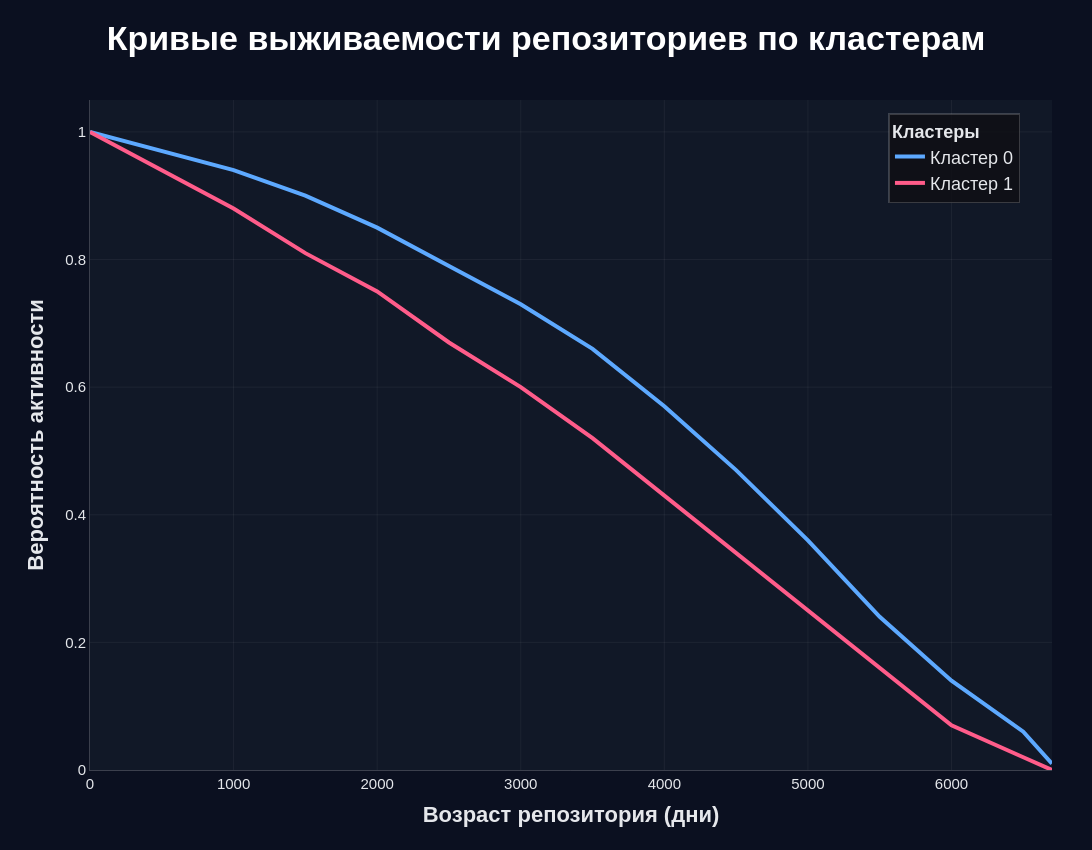

Notebook code for this chart:
### Code cell
import pandas as pd
import plotly.graph_objects as go

# =========================================
# ЧТЕНИЕ CSV
# =========================================

df = pd.read_csv("reconstructed_survival_curves.csv")

# =========================================
# ЦВЕТА
# =========================================

blue = "#5DA9FF"
red = "#FF5C8A"

# =========================================
# FIGURE
# =========================================

fig = go.Figure()

# =========================================
# КРИВАЯ КЛАСТЕРА 0
# =========================================

fig.add_trace(
    go.Scatter(
        x=df["days"],
        y=df["cluster_0_survival"],

        mode="lines",

        name="Кластер 0",

        line=dict(
            color=blue,
            width=4
        ),

        hovertemplate=
        "<b>Кластер 0</b><br>" +
        "Дни: %{x}<br>" +
        "Вероятность: %{y:.3f}<extra></extra>"
    )
)

# =========================================
# КРИВАЯ КЛАСТЕРА 1
# =========================================

fig.add_trace(
    go.Scatter(
        x=df["days"],
        y=df["cluster_1_survival"],

        mode="lines",

        name="Кластер 1",

        line=dict(
            color=red,
            width=4
        ),

        hovertemplate=
        "<b>Кластер 1</b><br>" +
        "Дни: %{x}<br>" +
        "Вероятность: %{y:.3f}<extra></extra>"
    )
)

# =========================================
# ОФОРМЛЕНИЕ
# =========================================

fig.update_layout(

    template="plotly_dark",

    width=1400,
    height=850,

    paper_bgcolor="#0B1020",
    plot_bgcolor="#111827",

    title=dict(
        text="<b>Кривые выживаемости репозиториев по кластерам</b>",
        x=0.5,
        font=dict(
            size=34,
            color="white",
            family="Arial"
        )
    ),

    font=dict(
        family="Arial",
        size=16,
        color="#E5E7EB"
    ),

    # =====================================
    # ЛЕГЕНДА
    # =====================================

    legend=dict(

        title=dict(
            text="<b>Кластеры</b>",
            font=dict(size=18)
        ),

        font=dict(size=18),

        bgcolor="rgba(15,15,20,0.82)",

        bordercolor="rgba(255,255,255,0.18)",
        borderwidth=1.5,

        x=0.83,
        y=0.98
    ),

    margin=dict(
        l=90,
        r=40,
        t=100,
        b=80
    ),

    # =====================================
    # ОСИ
    # =====================================

    xaxis=dict(

        title="<b>Возраст репозитория (дни)</b>",

        title_font=dict(size=22),

        showgrid=True,
        gridcolor="rgba(255,255,255,0.05)",

        zeroline=False,

        showline=True,
        linecolor="rgba(255,255,255,0.2)",

        tickfont=dict(size=15)
    ),

    yaxis=dict(

        title="<b>Вероятность активности</b>",

        title_font=dict(size=22),

        showgrid=True,
        gridcolor="rgba(255,255,255,0.05)",

        zeroline=False,

        showline=True,
        linecolor="rgba(255,255,255,0.2)",

        tickfont=dict(size=15),

        range=[0, 1.05]
    )
)

# =========================================
# ПОКАЗ
# =========================================

fig.show()

### Figure 1 — Plotly figure (JSON) as saved in the notebook; plotly's stock layout.template omitted (floating-point values rounded to 4 significant figures)
{"data": [{"hovertemplate": "<b>Кластер 0</b><br>Дни: %{x}<br>Вероятность: %{y:.3f}<extra></extra>", "line": {"color": "#5DA9FF", "width": 4}, "mode": "lines", "name": "Кластер 0", "type": "scatter", "x": [0, 500, 1000, 1500, 2000, 2500, 3000, 3500, 4000, 4500, 5000, 5500, 6000, 6500, 6700], "y": [1.0, 0.97, 0.94, 0.9, 0.85, 0.79, 0.73, 0.66, 0.57, 0.47, 0.36, 0.24, 0.14, 0.06, 0.01]}, {"hovertemplate": "<b>Кластер 1</b><br>Дни: %{x}<br>Вероятность: %{y:.3f}<extra></extra>", "line": {"color": "#FF5C8A", "width": 4}, "mode": "lines", "name": "Кластер 1", "type": "scatter", "x": [0, 500, 1000, 1500, 2000, 2500, 3000, 3500, 4000, 4500, 5000, 5500, 6000, 6500, 6700], "y": [1.0, 0.94, 0.88, 0.81, 0.75, 0.67, 0.6, 0.52, 0.43, 0.34, 0.25, 0.16, 0.07, 0.02, 0.0]}], "layout": {"font": {"color": "#E5E7EB", "family": "Arial", "size": 16}, "height": 850, "legend": {"bgcolor": "rgba(15,15,20,0.82)", "bordercolor": "rgba(255,255,255,0.18)", "borderwidth": 1.5, "font": {"size": 18}, "title": {"font": {"size": 18}, "text": "<b>Кластеры</b>"}, "x": 0.83, "y": 0.98}, "margin": {"b": 80, "l": 90, "r": 40, "t": 100}, "paper_bgcolor": "#0B1020", "plot_bgcolor": "#111827", "title": {"font": {"color": "white", "family": "Arial", "size": 34}, "text": "<b>Кривые выживаемости репозиториев по кластерам</b>", "x": 0.5}, "width": 1400, "xaxis": {"gridcolor": "rgba(255,255,255,0.05)", "linecolor": "rgba(255,255,255,0.2)", "showgrid": true, "showline": true, "tickfont": {"size": 15}, "title": {"font": {"size": 22}, "text": "<b>Возраст репозитория (дни)</b>"}, "zeroline": false}, "yaxis": {"gridcolor": "rgba(255,255,255,0.05)", "linecolor": "rgba(255,255,255,0.2)", "range": [0, 1.05], "showgrid": true, "showline": true, "tickfont": {"size": 15}, "title": {"font": {"size": 22}, "text": "<b>Вероятность активности</b>"}, "zeroline": false}}}
